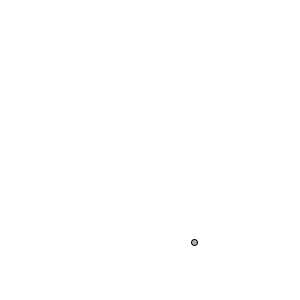
Frame 1 (no input)
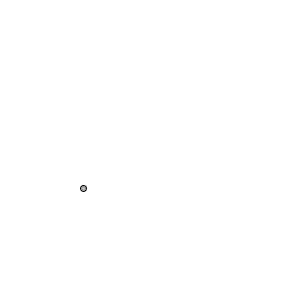
Frame 60 (the mouse pressed at the canvas centre just before this capture)
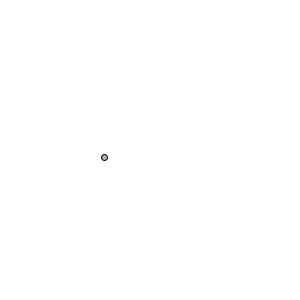
Frame 120 (the mouse held since frame 60 and released just before this capture)

The Processing sketch that drew these frames (run headless with seeded random() and noise(); from frame 60 on, the mouse is pressed at the canvas centre):

// Processing sketch: PerlinNioseAcceleration
// ── PerlinNioseAcceleration.pde
// Exercise 1.6
// Referring back to the Introduction, implement acceleration according to Perlin noise.

Mover mover;

void setup() {
  size(300,300);
  mover = new Mover();
}

void draw() {
  background(255);
  mover.update();
  mover.checkEdges();
  mover.display();
}

// ── mover.pde
class Mover {
  PVector location;
  PVector velocity;
  float acceleration, topSpeed, accelerationIncrease, step = 0.005;
  
  public Mover() {
    location = new PVector(random(width), height / 2);
    velocity = new PVector(0,0);
    acceleration = 0.0;
    
    topSpeed = 10;
  }
  
  void update() {
    velocity.limit(topSpeed);
    accelerationIncrease = noise(acceleration);
    velocity.add(new PVector(noise(accelerationIncrease), 0));
    
    acceleration += step;
    
    location.add(velocity);
  }
  
  void display() {
    stroke(0);
    fill(175);
    ellipse(location.x, 0 + (accelerationIncrease * 400), 6, 6);
  }
  
  void checkEdges() {
    if (location.x > width) {
      location.x = 0;
    } else if (location.x < 0) {
      location.x = width;
    }
    
    if (location.y > height) {
      location.y = 0;
    } else if (location.y < 0) {
      location.y = height;
    }
  }
}
